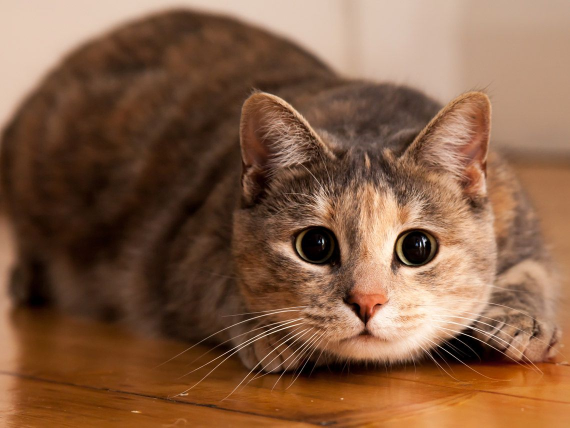
#> input picture sesion3/virtualenvs/gato.jpg, 1140 x 855 px (shown at 1/2 size)
$ python script1.py
#> lines starting #> are read from the running program, lines starting #| are printed output that depends on the picture
from PIL import Image

imagen_gato = Image.open("gato.jpg")
#> imagen_gato is the input picture: PIL image 1140x855 RGB; mean R, G, B 132.4, 94.1, 68.2

imagen_rotada = imagen_gato.rotate(45)
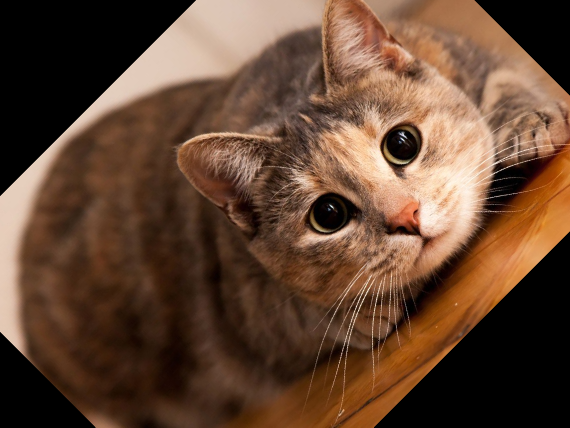
#> imagen_rotada: PIL image 1140x855 RGB (shown at 1/2 size); mean R, G, B 99.7, 70.2, 50.9

# imagen_rotada.save("gato.png")

imagen_gato.thumbnail((150, 150))
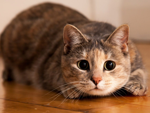
#> imagen_gato: PIL image 150x113 RGB; mean R, G, B 132.3, 94, 68.1

imagen_gato.show()
